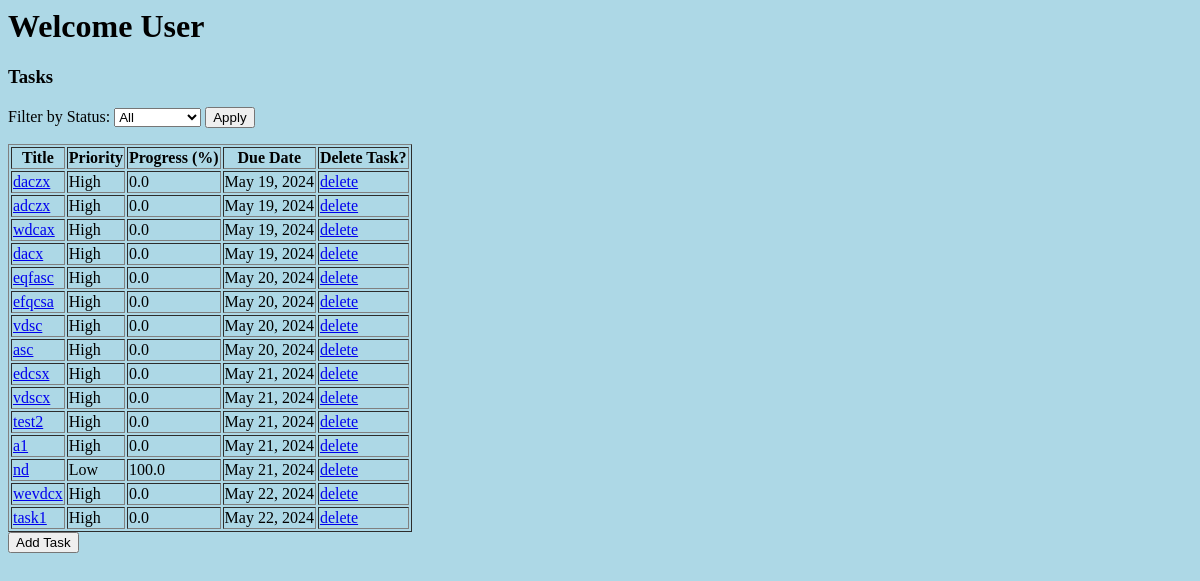
The page /tasks/ on the database as committed earlier.
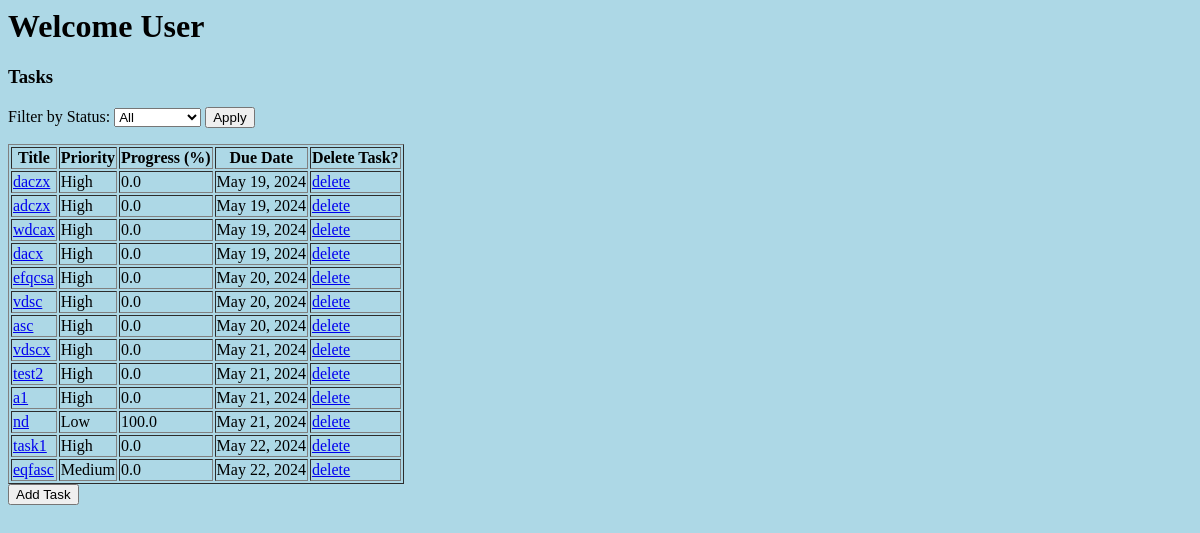
The same page on the database as committed later.
### taskManager/models.py (models this page shows, shortened)
class Task(models.Model):
    PRIORITY_CHOICES = (
        ("High", "High"),
        ("Medium", "Medium"),
        ("Low", "Low"),
    )
    title = models.CharField(max_length=255)
    description = models.TextField()
    due_date = models.DateField(default=datetime.date.today)
    tags = models.ManyToManyField('Tag', blank=True)
    priority = models.CharField(max_length=6, choices=PRIORITY_CHOICES, default="High")
    progress = models.FloatField(default=0)
    created_at = models.DateTimeField(auto_now_add=True)
    updated_at = models.DateTimeField(auto_now=True)
    class Meta:
        ordering = ('due_date','priority','progress',)

### taskManager/views.py (the view)
# urls.py: path('tasks/', views.display_tasks, name='display_tasks'),
def display_tasks(request):
    tasks = Task.objects.all()
    status_filter = request.GET.get('status')
    if(status_filter=='completed'):
        tasks = tasks.filter(progress=100)
    elif(status_filter=='pending'):
        tasks = tasks.filter(progress__lt=100)
    template = loader.get_template('taskPage.html')
    context = {
        'data':tasks,
    }
    return HttpResponse(template.render(context, request))

### taskManager/templates/taskPage.html (shortened to what this page needs)
{% extends "main_tmpl.html" %}
{% block content %}
    <h3>Tasks</h3>
    <form action="{% url 'display_tasks' %}" method="GET">
        Filter by Status:
        <select name="status">
            <option value="all">All</option>
        </select>
        <button type="submit">Apply</button>
    </form>
    <table border="1">
        <tr>
            <th>Title</th>
            <th>Priority</th>
            <th>Progress (%)</th>
            <th>Due Date</th>
            <th>Delete Task?</th>
        </tr>
        {% for x in data %}
        <tr>
            <td><a href={% url 'task_details' id=x.id %}>{{x.title}}</a></td>
            <td>{{x.priority}}</td>
            <td>{{x.progress}}</td>
            <td>{{x.due_date}}</td>
            <td><a href={% url 'delete_task' id=x.id %}>delete</a></td>
        </tr>
        {% endfor %}
    </table>
    <a href= {% url 'add_task' %}><button type="button">Add Task</button></a>
{% endblock %}

Rows that differ between the two databases and show on the page:
removed Task: title "edcsx", priority "High", progress "0.0", due_date "May 21, 2024"
removed Task: title "wevdcx", priority "High", progress "0.0", due_date "May 22, 2024"
changed Task "eqfasc": priority "High" → "Medium"; due_date "May 20, 2024" → "May 22, 2024"; moves down the list
